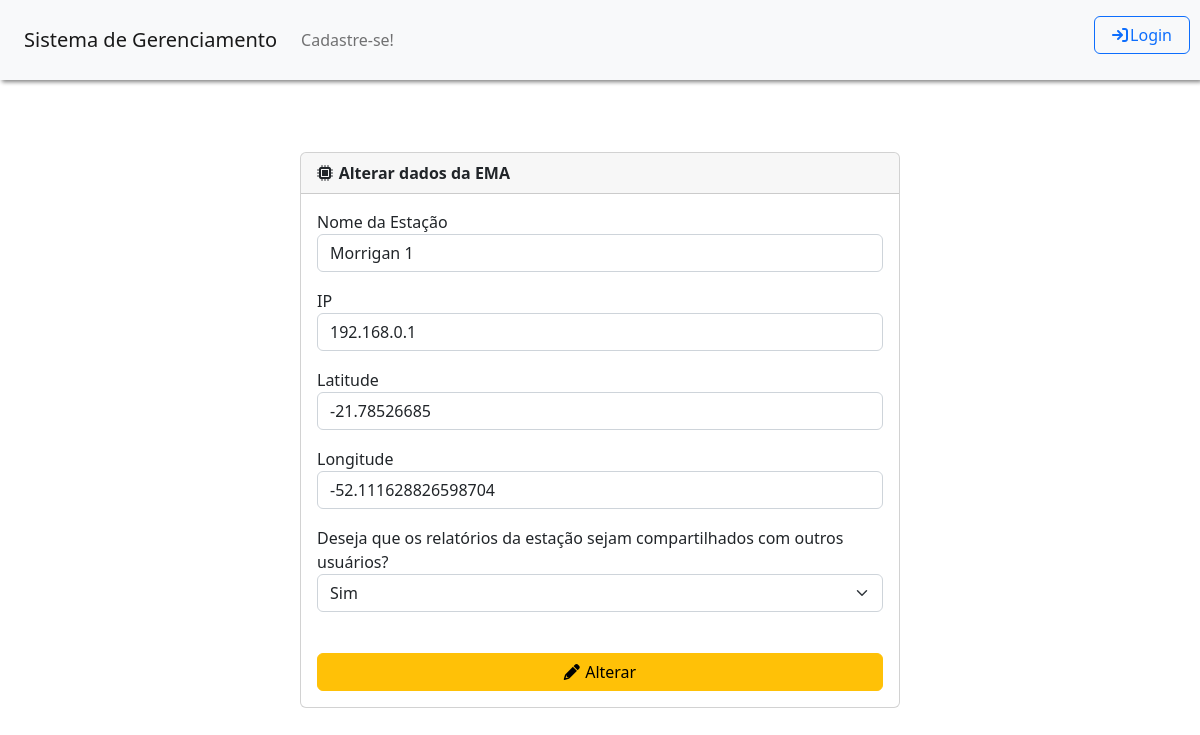
Screenshot of /Tela_Alterar_EMA.php?idema=1 with the database file from the repository.
### tables this page shows
CREATE TABLE IF NOT EXISTS emas (
  idema INT NOT NULL AUTO_INCREMENT,
  nome VARCHAR(45) NOT NULL,
  ip VARCHAR(45) NOT NULL,
  publica INT NOT NULL,
  latitude VARCHAR(45) NOT NULL,
  longitude VARCHAR(45) NOT NULL,
  usuarios_idusuario INT NOT NULL,
  ativa INT NOT NULL,
  topico_kafka VARCHAR (45) NOT NULL,
  PRIMARY KEY (idema, usuarios_idusuario),
    FOREIGN KEY (usuarios_idusuario)
    REFERENCES usuarios (idusuario));

### controllers/controller_ema.php (called while the page is built, shortened)
<?php
function buscarEMAPorID($idema) {
    $conexao = conectarBanco();
    $idema = mysqli_real_escape_string($conexao, $idema);
    $query = "SELECT * FROM emas WHERE idema = '$idema'";
    $resultado = mysqli_query($conexao, $query);
    if ($resultado && mysqli_num_rows($resultado) > 0) {
        $ema = mysqli_fetch_assoc($resultado);
        return $ema;
    } else {
        return false;
    }
}
?>

### Tela_Alterar_EMA.php (the view, shortened to what this page needs)
<!DOCTYPE html>
<?php
require '../portalEMA/functions/geral.php';
require '../portalEMA/controllers/controller_ema.php';
?>
<html>
    <head>
        <link rel="stylesheet" type="text/css" href="./css/style.css">
        <link rel="stylesheet" href="https://cdnjs.cloudflare.com/ajax/libs/font-awesome/6.0.0-beta3/css/all.min.css">
        <link rel="stylesheet" type="text/css" href="https://cdn.jsdelivr.net/npm/bootstrap@5.2.3/dist/css/bootstrap.min.css">
        <link rel="stylesheet" href="https://unpkg.com/leaflet@1.7.1/dist/leaflet.css" />
    </head>
    <body>
        <?php
        $emaId = $_GET['idema'];
        $ema = buscarEMAPorId($emaId);
        echo '<div class="card col-6">';
        echo '<div class="card-header">';
        echo '<i style="padding-right: 1%;" class="fas fa-microchip"></i><b>Alterar dados da EMA</b>';
        echo '</div>';
        echo '<div class="card-body">';
        echo '<form method="POST" action="../portalEMA/controllers/controller_ema.php?idema='.$ema['idema'].'">';
        echo '<div class="form-row">';
        echo '<div class="form-group">';
        echo '<label>Nome da Estação</label>';
        echo '<input value="' . $ema['nome'] . '" name="nome" type="text" class="form-control" placeholder="Nome da Estação">';
        echo '<label>IP</label>';
        echo '<input value="' . $ema['ip'] . '" name="ip" type="text" class="form-control" placeholder="IP da Estação">         ';
        echo '<label>Latitude</label>';
        echo '<input value="' . $ema['latitude'] . '" name="latitude" type="text" class="form-control" placeholder="Latidude da posição da Estação">';
        echo '<label>Longitude</label>';
        echo '<input value="' . $ema['longitude'] . '" name="longitude" type="text" class="form-control" placeholder="Longitude da posição da Estação">';
        echo '<label>Deseja que os relatórios da estação sejam compartilhados com outros usuários?</label>';
        echo '<select name="publica" class="form-control form-select">';
        echo '<option value="1"' . ($ema['publica'] == 1 ? ' selected' : '') . '>Sim</option>';
        echo '</select>';
        echo '</div>';
        echo '<br>';
        echo '<button name="btn-alterar-ema" style="width: 100%" class="btn btn-warning btn-block" type="submit"><i style="padding-right: 1%;" class="fas fa-pencil"></i>Alterar</button>';
        echo '</div>';
        echo '</form>';
        echo '</div>';
        echo '</div>';
        ?>
    </body>
</html>

### css/style.css (style rules this page uses)
html, body { height: 100%; }
body { display: -ms-flexbox; display: -webkit-box; display: flex; -ms-flex-align: center; -ms-flex-pack: center; -webkit-box-align: center; align-items: center; -webkit-box-pack: center; justify-content: center; padding-top: 40px; padding-bottom: 40px; background-color: #f5f5f5; }

### Tela_Alterar_EMA.php (style rules this page uses)
.card { margin-top: 5%; }
.form-control { margin-bottom: 3%; }

### rows the page displays
emas: nome "Morrigan 1", ip "192.168.0.1", latitude "-21.78526685", longitude "-52.111628826598704", publica "Sim"
